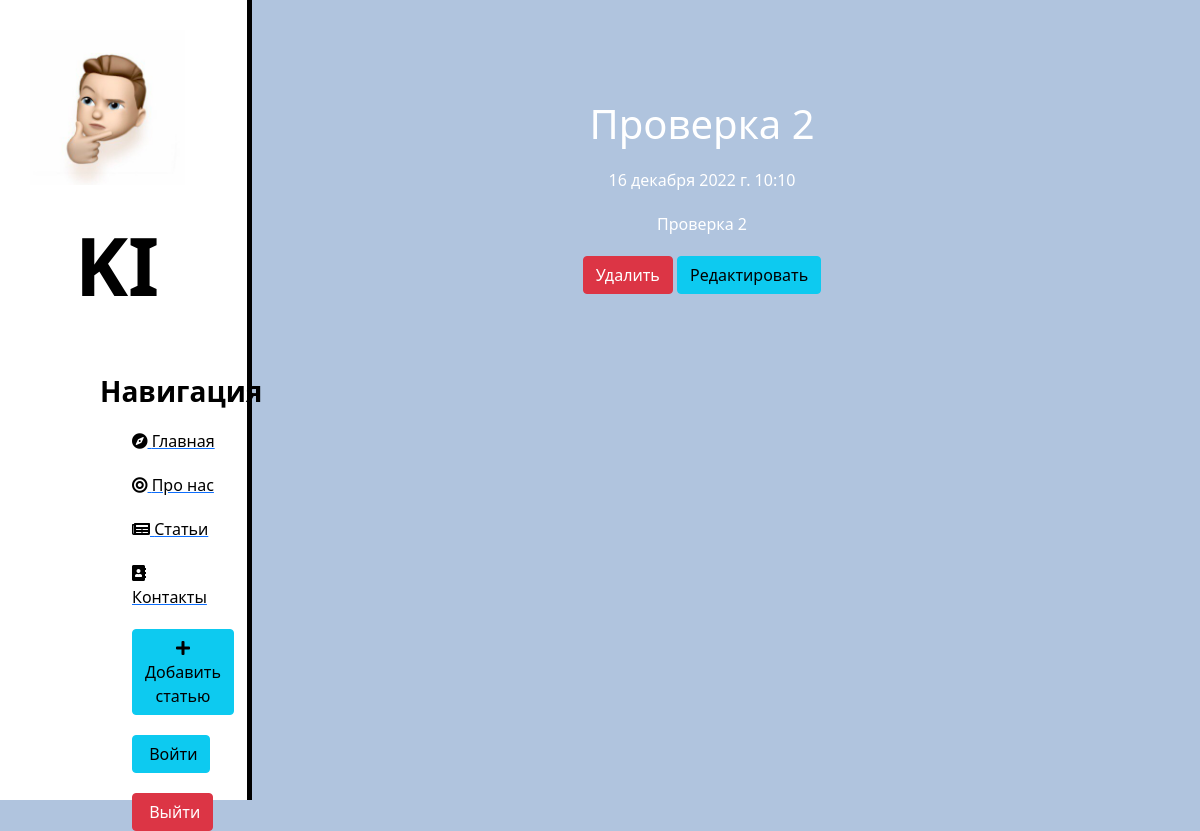
The app's page /news/9 with its own data.
### news/models.py (models this page shows, shortened)
class Articles(models.Model):
    title = models.CharField('Название', max_length=50)
    anons = models.CharField('Анонс', max_length=250)
    full_text = models.TextField('Статья')
    date = models.DateTimeField('Дата публикации')
    owner = models.ForeignKey('auth.User', related_name='posts', on_delete=models.CASCADE, null=True)
    class Meta:
        verbose_name = 'Новость'
        verbose_name_plural = 'Новости'

### news/views.py (the view)
# urls.py: path('<int:pk>', views.NewsDetailView.as_view(), name='news-detail'),
class NewsDetailView(DetailView):
    model = Articles
    template_name = 'news/details_view.html'
    context_object_name = 'article'

### news/templates/news/details_view.html (shortened to what this page needs)
 {% extends 'main/layout.html' %}
{% block content %}
    <div class="features">
        <h1>{{ article.title }}</h1>
        <p>{{ article.date }}</p>
        <p>{{ article.full_text }}</p>
        <a href="{% url 'news-delete' article.id %}" class="btn btn-danger">Удалить</a>
        <a href="{% url 'news-update' article.id %}" class="btn btn-info">Редактировать</a>
    </div>
 {% endblock %}

### main/static/main/css/main.css (style rules this page uses)
body { background: #B0C4DE; }
main .features { float: left; color: #fff; margin-top: 100px; text-align: center; width: 75%; }
main .features h1 { front-size: 50px; }
main .features p { max-width: 400px; margin: 20px auto }

### records on screen
Articles: title "Проверка 2", date "16 декабря 2022 г. 10:10", full_text "Проверка 2"
